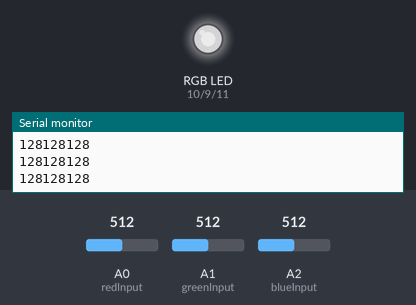
Bench run of a sketch on a simulated Arduino Uno, built with avr-gcc and run on an emulated ATmega328P. Parts: an RGB LED mixed from three pins (HIGH = lit), the last lines printed to the serial monitor. Inputs (shaded band) come from the test bench; at power-on: A0 (redInput) = 512, A1 (greenInput) = 512, A2 (blueInput) = 512. Dim RGB values are drawn brighter than linear.

Above: at 3.2 s.
3.3 s: A0 (redInput) set to 716
At 4.5 s:
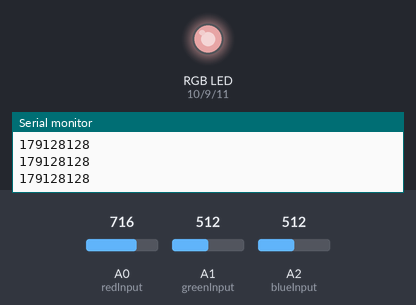
4.8 s: A1 (greenInput) set to 716
At 5.8 s:
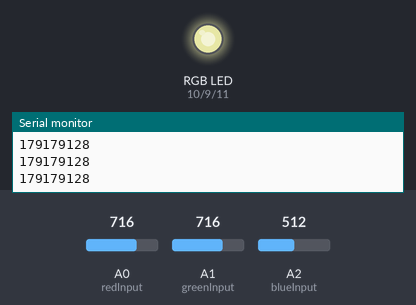
6.3 s: A2 (blueInput) set to 716
At 6.9 s:
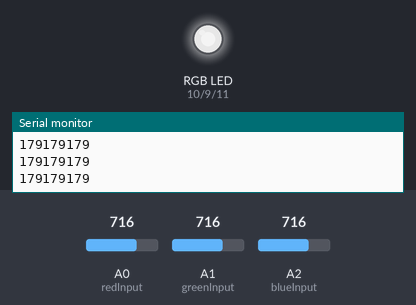
7.8 s: A0 (redInput) set to 900
At 9.0 s:
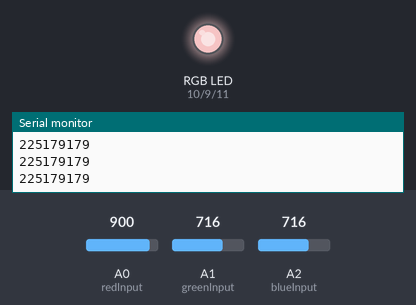
9.3 s: A1 (greenInput) set to 900
At 10.4 s:
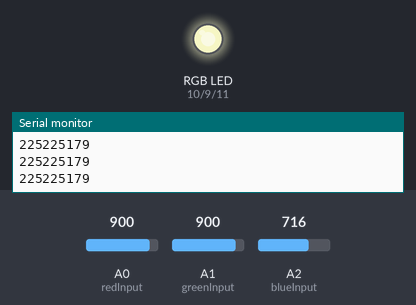
10.8 s: A2 (blueInput) set to 900
At 11.5 s:
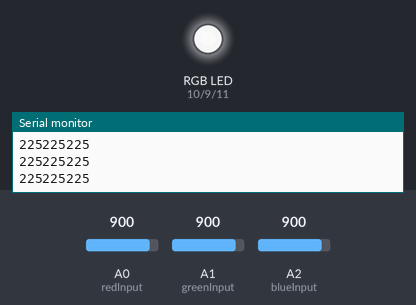
Timing chart, 0 to 13.3 s (numbered marks = the images above; inputs shaded):
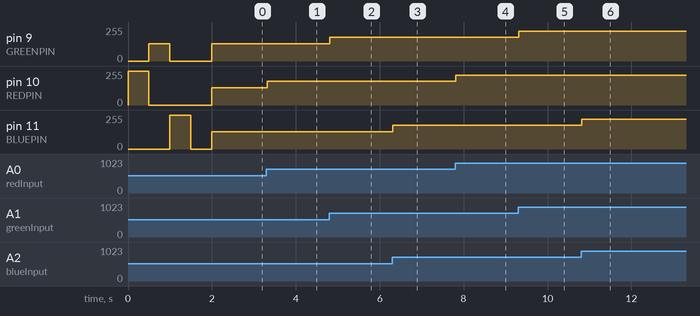

Measured:
- after the input at 3.3 s, pin 10 (REDPIN): 128/255 → 179/255 at once
- after the input at 4.8 s, pin 9 (GREENPIN): 128/255 → 179/255 at once
- after the input at 6.3 s, pin 11 (BLUEPIN): 128/255 → 179/255 at once
- after the input at 7.8 s, pin 10 (REDPIN): 179/255 → 225/255 at once
- after the input at 9.3 s, pin 9 (GREENPIN): 179/255 → 225/255 at once
- after the input at 10.8 s, pin 11 (BLUEPIN): 179/255 → 225/255 at once

The sketch:

arduino-analogLED-knobs.ino.ino
```cpp
#include <FastLED.h>

// Example showing how to use FastLED color functions
// even when you're NOT using a "pixel-addressible" smart LED strip.
//
// This example is designed to control an "analog" RGB LED strip
// (or a single RGB LED) being driven by Arduino PWM output pins.
// So this code never calls FastLED.addLEDs() or FastLED.show().
//
// This example illustrates one way you can use just the portions
// of FastLED that you need.  In this case, this code uses just the
// fast HSV color conversion code.
//
// In this example, the RGB values are output on three separate
// 'analog' PWM pins, one for red, one for green, and one for blue.

#define REDPIN 10
#define GREENPIN 9
#define BLUEPIN 11

int redInput = A0;
int greenInput = A1;
int blueInput = A2;

// showAnalogRGB: this is like FastLED.show(), but outputs on
// analog PWM output pins instead of sending data to an intelligent,
// pixel-addressable LED strip.
//
// This function takes the incoming RGB values and outputs the values
// on three analog PWM output pins to the r, g, and b values respectively.
void showAnalogRGB( const CRGB& rgb)
{
  analogWrite(REDPIN,   rgb.r );
  analogWrite(GREENPIN, rgb.g );
  analogWrite(BLUEPIN,  rgb.b );
}


// colorBars: flashes Red, then Green, then Blue, then Black.
// Helpful for diagnosing if you've mis-wired which is which.
void colorBars()
{
  showAnalogRGB( CRGB::Red );   delay(500);
  showAnalogRGB( CRGB::Green ); delay(500);
  showAnalogRGB( CRGB::Blue );  delay(500);
  showAnalogRGB( CRGB::Black ); delay(500);
}

void loop()
{
  static uint8_t hue;
  hue = hue + 1;
  // Use FastLED automatic HSV->RGB conversion
//  showAnalogRGB( CHSV( hue, 255, 255) );
  int redValue = analogRead(redInput)/4;
  int greenValue = analogRead(greenInput)/4;
  int blueValue = analogRead(blueInput)/4;

  Serial.print(redValue); Serial.print(greenValue); Serial.println(blueValue);
  showAnalogRGB( CRGB( redValue, greenValue, blueValue) );

  delay(20);
}


void setup() {
  Serial.begin(9600);
  Serial.println("Starting");

  pinMode(REDPIN,   OUTPUT);
  pinMode(GREENPIN, OUTPUT);
  pinMode(BLUEPIN,  OUTPUT);

  // Flash the "hello" color sequence: R, G, B, black.
  colorBars();
}
```
